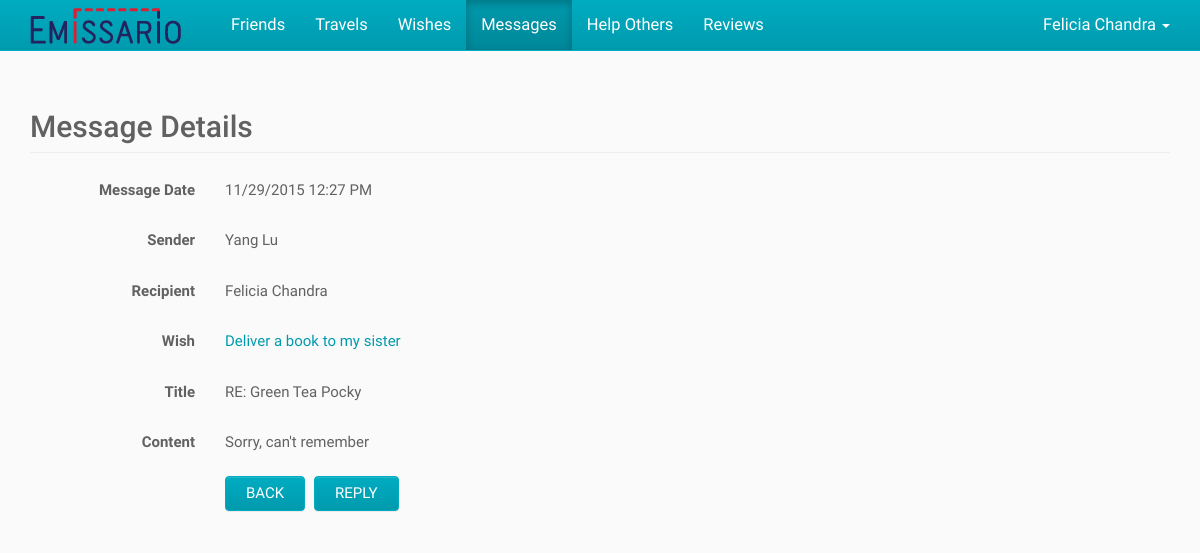
Screenshot of /index.php/messages/view/2 (signed in) with the database file from the repository.
### tables this page shows
CREATE TABLE IF NOT EXISTS User (
	ID BIGINT NOT NULL AUTO_INCREMENT,
    First_Name VARCHAR(100) NOT NULL,
    Last_Name VARCHAR(100) NULL,
    Email VARCHAR(100) NOT NULL UNIQUE,
    `Password` CHAR(255) NOT NULL,
    City VARCHAR(100) NULL,
    State VARCHAR(100) NULL,
    Country VARCHAR(2) NULL,
    Phone VARCHAR(100) NULL,
    Created_On DATETIME NULL,
    Modified_On DATETIME NULL,
    PRIMARY KEY (ID)
);

CREATE TABLE IF NOT EXISTS Message (
	ID BIGINT NOT NULL AUTO_INCREMENT,
    Sender_ID BIGINT NOT NULL,
    Recipient_ID BIGINT NOT NULL,
    Title VARCHAR(255) NULL,
    Content VARCHAR(10000) NOT NULL,
    Unread BIT NOT NULL DEFAULT 1,
    Wish_ID BIGINT NULL,
    Created_On DATETIME NULL,
    Modified_On DATETIME NULL,
    PRIMARY KEY (ID),
    FOREIGN KEY (Sender_ID) REFERENCES User (ID),
    FOREIGN KEY (Recipient_ID) REFERENCES User (ID),
    FOREIGN KEY (Wish_ID) REFERENCES Wish (ID)
);

CREATE TABLE IF NOT EXISTS Wish (
	ID BIGINT NOT NULL AUTO_INCREMENT,
    User_ID BIGINT NOT NULL,
    Description VARCHAR(1000) NOT NULL,
    Image BLOB NULL,
    Weight VARCHAR(50) NULL,
    Destination_City VARCHAR(100) NULL,
    Destination_Country VARCHAR(2) NULL,
    Max_Date DATE NULL,
    Compensation VARCHAR(100) NULL,
    Created_On DATETIME NULL,
    Modified_On DATETIME NULL,
    PRIMARY KEY (ID),
    FOREIGN KEY (User_ID) REFERENCES User (ID)
);

### application/controllers/messages.php (called while the page is built, shortened)
<?php
class Messages
{
	public function view($messageID)
	{
		$userID = $GLOBALS["beans"]->siteHelper->getSession("userID");
		$message = $GLOBALS["beans"]->messageService->getMessage($messageID, $userID);
		require APP . 'views/_templates/header.php';
		require APP . 'views/messages/view.php';
		require APP . 'views/_templates/footer.php';
	}
}

### index.php (called while the page is built, shortened)
<?php
$app = new Application();

### application/core/service.php (called while the page is built)
<?php
class Service
{
	function __construct($model)
	{
		$this->model = $model;
	}
}

### application/core/model.php (called while the page is built)
<?php
class Model
{
	function __construct($db)
	{
		$this->db = $db;
	}
}

### application/models/userModel.php (called while the page is built, shortened)
<?php
class UserModel extends Model
{
	public function getUser($userID)
	{
		$sql = "SELECT User.*, Country.Country_Name, State.State_Name
				FROM User
				LEFT JOIN Country ON Country.Country_Code = User.Country
				LEFT JOIN State ON State.State_Code = User.State
				WHERE User.ID = :user_id";
		$parameters = array(":user_id" => $userID);
		return $GLOBALS["beans"]->queryHelper->getSingleRowObject($this->db, $sql, $parameters);
	}
}

### application/helpers/queryHelper.php (called while the page is built, shortened)
<?php
class QueryHelper
{
	public function getSingleRowObject($db, $sql, $parameters) {
		$query = $db->prepare($sql);
		$query->execute($parameters);
		$result = $query->fetch();
		return $result;
	}
}

### application/services/userService.php (called while the page is built, shortened)
<?php
class UserService extends Service
{
	public function getUser($userID)
	{
		return $this->model->getUser($userID);
	}
}

### application/models/messageModel.php (called while the page is built, shortened)
<?php
class MessageModel extends Model
{
	public function getMessage($messageID, $userID = "")
	{
		$sql = "SELECT Message.*,
					Sender.First_name AS Sender_First_Name,
					Sender.Last_name AS Sender_Last_Name,
					Recipient.First_Name AS Recipient_First_Name,
					Recipient.Last_Name AS Recipient_Last_Name,
					DATE_FORMAT(Message.Created_On, '%m/%d/%Y %h:%i %p') AS Formatted_Created_On,
					Wish.Description AS Wish_Description,
					Wish.User_ID AS Wish_Owner_ID";
		if (is_numeric($userID)) {
			$sql .= " ,(SELECT Help.ID
					FROM Help
					WHERE Help.Wish_ID = Wish.ID
						AND Help.User_ID = :user_id
					LIMIT 1) AS Help_ID";
		}
		$sql .= " FROM Message
				INNER JOIN User Sender ON Sender.ID = Message.Sender_ID
				INNER JOIN User Recipient ON Recipient.ID = Message.Recipient_ID
				LEFT JOIN Wish ON Wish.ID = Message.Wish_ID
				WHERE Message.ID = :message_id";
		if (is_numeric($userID)) {
			$sql .= " AND (Message.Recipient_ID = :user_id
						OR Message.Sender_ID = :user_id)";
		}
		$parameters = array(':message_id' => $messageID);
		if (is_numeric($userID)) {
			$parameters[":user_id"] = $userID;
		}
		return $GLOBALS["beans"]->queryHelper->getSingleRowObject($this->db, $sql, $parameters);
	}
}

### application/services/messageService.php (called while the page is built, shortened)
<?php
class MessageService extends Service
{
	public function getMessage($messageID, $userID = "")
	{
		return $this->model->getMessage($messageID, $userID);
	}
}

### application/views/messages/view.php (the view, shortened to what this page needs)
<div class="container">
	<h2 class="page-header">Message Details</h2>
	<div class="section form-horizontal">
		<div class="form-group">
			<label class="col-sm-2 control-label">Message Date</label>
			<div class="col-sm-10">
				<p class="form-control-static"><?php echo $message->Formatted_Created_On ?></p>
			</div>
		</div>
		<div class="form-group">
			<label class="col-sm-2 control-label">Sender</label>
			<div class="col-sm-10">
				<p class="form-control-static"><?php echo $message->Sender_First_Name . " " . $message->Sender_Last_Name ?></p>
			</div>
		</div>
		<div class="form-group">
			<label class="col-sm-2 control-label">Recipient</label>
			<div class="col-sm-10">
				<p class="form-control-static"><?php echo $message->Recipient_First_Name . " " . $message->Recipient_Last_Name ?></p>
			</div>
		</div>
		<?php if ($message->Wish_Owner_ID == $userID) { ?>
			<div class="form-group">
				<label class="col-sm-2 control-label">Wish</label>
				<div class="col-sm-10">
					<p class="form-control-static">
						<a href="<?php echo URL_WITH_INDEX_FILE . "wishes/view/" . $message->Wish_ID; ?>">
							<?php echo $message->Wish_Description ?>
						</a>
					</p>
				</div>
			</div>
		<?php } ?>
		<div class="form-group">
			<label class="col-sm-2 control-label">Title</label>
			<div class="col-sm-10">
				<p class="form-control-static"><?php echo $message->Title ?></p>
			</div>
		</div>
		<div class="form-group">
			<label class="col-sm-2 control-label">Content</label>
			<div class="col-sm-10">
				<p class="form-control-static"><?php echo $message->Content ?></p>
			</div>
		</div>
		<div class="form-group">
			<div class="col-sm-offset-2 col-sm-10">
				<button type="button" id="back" class="btn btn-default">Back</button>
				<button type="button" id="reply" class="btn btn-default">Reply</button>
			</div>
		</div>
	</div>
</div>

### application/views/_templates/header.php (shortened to what this page needs)
<?php
$activeView = "";
if (array_key_exists("PATH_INFO", $_SERVER)) {
	$pathInfoArray = explode("/", $_SERVER["PATH_INFO"]);
	$activeView = $pathInfoArray[1];
}
if (!isset($user)) {
	$user = $GLOBALS["beans"]->userService->getUser($userID);
}
if (!isset($displayNavbar)) {
	$displayNavbar = true;
}
?><!DOCTYPE html>
<html lang="en">
<head>
	<link href="<?php echo URL; ?>public/css/bootstrap.css" rel="stylesheet">
	<link href="<?php echo URL; ?>public/css/bootstrap-theme.css" rel="stylesheet">
	<link href="<?php echo URL; ?>public/css/bootstrap-datepicker3.css" rel="stylesheet">
</head>
<body>
<?php if ($displayNavbar) { ?>
	<nav class="navbar navbar-inverse navbar-fixed-top">
		<div class="container">
			<div class="navbar-header">
				<a class="navbar-brand" href="<?php echo URL_WITH_INDEX_FILE; ?>">
					<img alt="Emissario" src="<?php echo URL; ?>public/img/logo.png" />
				</a>
			</div>
			<?php if (is_numeric($userID)) { ?>
				<div id="navbar" class="navbar-collapse collapse">
					<ul class="nav navbar-nav navbar-left">
						<?php echo $GLOBALS["beans"]->siteHelper->getNavigationHTML($activeView); ?>
					</ul>
					<ul class="nav navbar-nav navbar-right">
						<li class="dropdown">
							<a class="dropdown-toggle" href="#!" aria-expanded="false" aria-haspopup="true" role="button" data-toggle="dropdown">
								<?php echo $user->First_Name . " " . $user->Last_Name ?>
								<span class="caret"></span>
							</a>
						</li>
					</ul>
				</div>
			<?php } ?>
		</div>
	</nav>
<?php } ?>

### rows the page displays
user: First_Name "Felicia", Last_Name "Chandra"
message: Sender_ID.First_Name "Yang", Sender_ID.Last_Name "Lu", Recipient_ID.First_Name "Felicia", Recipient_ID.Last_Name "Chandra", Wish_ID.Description "Deliver a book to my sister", Title "RE: Green Tea Pocky", Content "Sorry, can't remember"

### other values shown
$viewTitle "Friends"
$viewTitle "Travels"
$viewTitle "Wishes"
$viewTitle "Messages"
$viewTitle "Help Others"
$viewTitle "Reviews"
$message->Formatted_Created_On "11/29/2015 12:27 PM"
